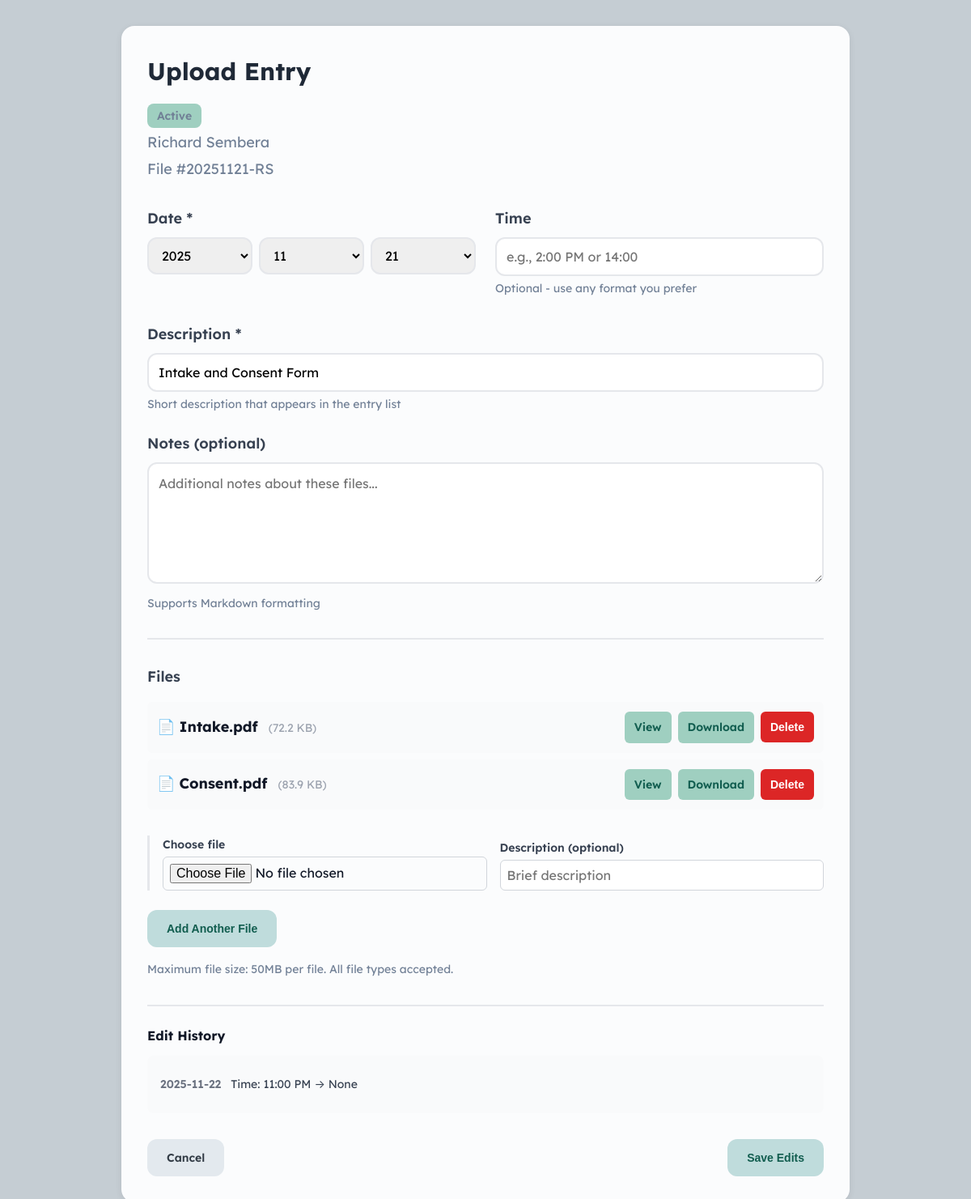
Page /client/1/upload/2 on the committed database.
### tables this page shows
CREATE TABLE client_types (
                id INTEGER PRIMARY KEY AUTOINCREMENT,
                name TEXT UNIQUE NOT NULL,
                color TEXT NOT NULL,
                color_name TEXT,
                bubble_color TEXT,
                retention_period INTEGER,
                is_system INTEGER DEFAULT 0,
                is_system_locked INTEGER DEFAULT 0,
                created_at INTEGER NOT NULL,
                modified_at INTEGER NOT NULL
            );

CREATE TABLE clients (
                id INTEGER PRIMARY KEY AUTOINCREMENT,
                file_number TEXT UNIQUE NOT NULL,
                first_name TEXT NOT NULL,
                middle_name TEXT,
                last_name TEXT NOT NULL,
                type_id INTEGER NOT NULL,
                session_offset INTEGER DEFAULT 0,
                created_at INTEGER NOT NULL,
                modified_at INTEGER NOT NULL,
                is_deleted INTEGER DEFAULT 0,
                FOREIGN KEY (type_id) REFERENCES client_types(id)
            );

CREATE TABLE entries (
                id INTEGER PRIMARY KEY AUTOINCREMENT,
                client_id INTEGER,
                class TEXT NOT NULL,
                created_at INTEGER NOT NULL,
                modified_at INTEGER NOT NULL,
                
                -- Common fields
                description TEXT,
                content TEXT,
                
                -- Profile-specific fields
                email TEXT,
                phone TEXT,
                home_phone TEXT,
                work_phone TEXT,
                text_number TEXT,
                address TEXT,
                date_of_birth TEXT,
                preferred_contact TEXT,
                ok_to_leave_message TEXT,
                emergency_contact_name TEXT,
                emergency_contact_phone TEXT,
                emergency_contact_relationship TEXT,
                referral_source TEXT,
                additional_info TEXT,
                
                -- Profile fee fields (primary individual session fees)
                fee_override_base REAL,
                fee_override_tax_rate REAL,
                fee_override_total REAL,
                default_session_duration INTEGER,
                
                -- Profile guardian/billing fields
                is_minor INTEGER DEFAULT 0,
                guardian1_name TEXT,
                guardian1_email TEXT,
                guardian1_phone TEXT,
                guardian1_address TEXT,
                guardian1_pays_percent INTEGER DEFAULT 100,
                has_guardian2 INTEGER DEFAULT 0,
                guardian2_name TEXT,
                guardian2_email TEXT,
                guardian2_phone TEXT,
                guardian2_address TEXT,
                guardian2_pays_percent INTEGER DEFAULT 0,
                
                -- Session-specific fields
                modality TEXT,
                format TEXT,
                session_number INTEGER,
                service TEXT,
                session_date INTEGER,
                session_time TEXT,
                duration INTEGER,
                base_fee REAL,
                tax_rate REAL,
                fee REAL,
                is_consultation INTEGER DEFAULT 0,
                is_pro_bono INTEGER DEFAULT 0,
                mood TEXT,
                affect TEXT,
                risk_assessment TEXT,
                
                -- Communication-specific fields
                comm_recipient TEXT,
                comm_type TEXT,
                comm_date INTEGER,
                comm_time TEXT,
                
                -- Absence-specific fields
                absence_date INTEGER,
                absence_time TEXT,
                
                -- Item-specific fields
                item_date INTEGER,
                item_time TEXT,
                base_price REAL,
                
                -- Upload-specific fields
                upload_date INTEGER,
                upload_time TEXT,
                
                 -- Ledger-specific fields (Income/Expense entries)
                ledger_date INTEGER,
                ledger_type TEXT,
                source TEXT,
                payee_id INTEGER,
                category_id INTEGER,
                base_amount REAL,
                tax_amount REAL,
                total_amount REAL,
                statement_id INTEGER,
                
                -- Statement-specific fields
                statement_total REAL,
                payment_status TEXT,
                payment_notes TEXT,
                date_sent INTEGER,
                date_paid INTEGER,
                is_void INTEGER DEFAULT 0,
                
                -- Edit tracking
                edit_history TEXT,
                locked INTEGER DEFAULT 0,
                locked_at INTEGER,
                
                FOREIGN KEY (client_id) REFERENCES clients(id)
            );

CREATE TABLE attachments (
                id INTEGER PRIMARY KEY AUTOINCREMENT,
                entry_id INTEGER NOT NULL,
                filename TEXT NOT NULL,
                description TEXT,
                filepath TEXT NOT NULL,
                filesize INTEGER,
                uploaded_at INTEGER NOT NULL,
                FOREIGN KEY (entry_id) REFERENCES entries(id)
            );

### web/app.py (the view, shortened to what this page needs)
@app.route('/client/<int:client_id>/upload/<int:entry_id>', methods=['GET', 'POST'])
def edit_upload(client_id, entry_id):
    client = db.get_client(client_id)
    if not client:
        return "Client not found", 404
    client_type = db.get_client_type(client['type_id'])
    upload = db.get_entry(entry_id)
    if not upload or upload['class'] != 'upload':
        return "Upload not found", 404
    from datetime import datetime
    upload_year = None
    upload_month = None
    upload_day = None
    if upload.get('upload_date'):
        upload_dt = datetime.fromtimestamp(upload['upload_date'])
        upload_year = upload_dt.year
        upload_month = upload_dt.month
        upload_day = upload_dt.day
    attachments = db.get_attachments(entry_id)
    edit_history = db.get_edit_history(entry_id)
    return render_template('entry_forms/upload.html',
                        client=client,
                        client_type=client_type,
                        entry=upload,
                        upload_year=upload_year,
                        upload_month=upload_month,
                        upload_day=upload_day,
                        attachments=attachments,
                        is_edit=True,
                        is_locked=False,  # Upload entries are never locked
                        edit_history=edit_history)

### web/templates/entry_forms/upload.html (shortened to what this page needs)
{% extends "base.html" %}
{% block extra_css %}
<link rel="stylesheet" href="{{ url_for('static', filename='css/upload.css') }}">
{% endblock %}
{% block content %}
<div class="card" style="max-width: 900px; margin: 0 auto;">
    <div style="display: flex; justify-content: space-between; align-items: start; margin-bottom: 2rem;">
        <div>
            <h2>Upload Entry</h2>
            <div style="color: #718096;">
                <div style="margin-bottom: 0.25rem;">
                    <span class="type-badge" style="background-color: {{ client_type['color'] }}">
                        {{ client_type['name'] }}
                    </span>
                </div>
                <div style="margin-bottom: 0.25rem;">
                    {{ client['first_name'] }} {% if client['middle_name'] %}{{ client['middle_name'] }}{% endif %} {{ client['last_name'] }}
                </div>
                <div>
                    File #{{ client['file_number'] }}
                </div>
            </div>
        </div>
    </div>
    <form method="POST" id="upload-form" enctype="multipart/form-data">
        <div style="display: grid; grid-template-columns: 1fr 1fr; gap: 1.5rem; margin-bottom: 0.5rem;">
            <div class="form-group">
                <label for="upload_date">Date *</label>
                <div class="date-input-group">
                    <select id="year" name="year" required>
                        {% for year in range(2025, 2019, -1) %}
                        <option value="{{ year }}"
                                {% if is_edit and upload_year == year %}selected
                                {% elif not is_edit and today_year == year %}selected{% endif %}>
                            {{ year }}
                        </option>
                        {% endfor %}
                    </select>
                    <select id="month" name="month" required>
                        {% for month in range(1, 13) %}
                        <option value="{{ month }}"
                                {% if is_edit and upload_month == month %}selected
                                {% elif not is_edit and today_month == month %}selected{% endif %}>
                            {{ '%02d'|format(month) }}
                        </option>
                        {% endfor %}
                    </select>
                    <select id="day" name="day" required>
                        {% for day in range(1, 32) %}
                        <option value="{{ day }}"
                                {% if is_edit and upload_day == day %}selected
                                {% elif not is_edit and today_day == day %}selected{% endif %}>
                            {{ '%02d'|format(day) }}
                        </option>
                        {% endfor %}
                    </select>
                </div>
            </div>
            <div class="form-group">
                <label for="upload_time">Time</label>
                <input type="text"
                       id="upload_time"
                       name="upload_time"
                       value="{% if entry %}{{ entry.upload_time or '' }}{% endif %}"
                       placeholder="e.g., 2:00 PM or 14:00">
                <p class="helper-text">Optional - use any format you prefer</p>
            </div>
        </div>
        <div class="form-group">
            <label for="description">Description *</label>
            <input type="text"
                   id="description"
                   name="description"
                   value="{{ entry.description if entry else '' }}"
                   placeholder="Brief summary (e.g., 'Consent and intake forms')"
                   required>
            <div class="helper-text">Short description that appears in the entry list</div>
        </div>
        <div class="form-group">
            <label for="content">Notes (optional)</label>
            <textarea id="content"
                      name="content"
                      placeholder="Additional notes about these files...">{{ entry.content if entry else '' }}</textarea>
            <div class="helper-text">
                Supports Markdown formatting
            </div>
        </div>
        <div class="form-group" style="margin-top: 2rem; padding-top: 2rem; border-top: 2px solid #E5E7EB;">
            <label style="font-size: 1.125rem; margin-bottom: 1rem; display: block;">Files</label>
            {% if is_edit and attachments %}
            <div class="attachment-list" style="margin-bottom: 1.5rem;">
                {% for attachment in attachments %}
                <div class="attachment-item" style="display: flex; align-items: center; padding: 0.75rem; background: #F9FAFB; border-radius: 0.375rem; margin-bottom: 0.5rem;">
                    <span style="flex: 1;">
                        📄 <strong>{{ attachment.filename }}</strong>
                        <span style="color: #9CA3AF; font-size: 0.875rem; margin-left: 0.5rem;">({{ (attachment.filesize / 1024) | round(1) }} KB)</span>
                    </span>
                    <a href="{{ url_for('view_attachment', attachment_id=attachment.id) }}"
                        target="_blank"
                        class="btn-small"
                        style="margin-right: 0.5rem;">View</a>
                    <a href="{{ url_for('download_attachment', attachment_id=attachment.id) }}"
                       class="btn-small" style="margin-right: 0.5rem;">Download</a>
                    <button type="button"
                            class="btn-small btn-danger"
                            onclick="deleteAttachment({{ attachment.id }})">Delete</button>
                </div>
                {% endfor %}
            </div>
            {% endif %}
            <div class="upload-section">
                <div id="file-inputs">
                    <div class="file-input-row" style="margin-bottom: 1rem;">
                        <div style="display: flex; gap: 1rem; align-items: end;">
                            <div style="flex: 2;">
                                <label style="display: block; margin-bottom: 0.25rem; font-size: 0.875rem; color: #374151;">
                                    Choose file
                                </label>
                                <input type="file"
                                       name="files[]"
                                       class="file-input"
                                       style="width: 100%; padding: 0.5rem; border: 1px solid #D1D5DB; border-radius: 0.375rem;">
                            </div>
                            <div style="flex: 2;">
                                <label style="display: block; margin-bottom: 0.25rem; font-size: 0.875rem; color: #374151;">
                                    Description (optional)
                                </label>
                                <input type="text"
                                       name="file_descriptions[]"
                                       placeholder="Brief description"
                                       style="width: 100%; padding: 0.5rem; border: 1px solid #D1D5DB; border-radius: 0.375rem;">
                            </div>
                        </div>
                    </div>
                </div>
                <button type="button"
                        id="add-file-btn"
                        class="btn"
                        style="margin-top: 0.5rem;">Add Another File</button>
                <div class="helper-text" style="margin-top: 1rem;">
                    Maximum file size: 50MB per file. All file types accepted.
                </div>
            </div>
        </div>
        {% if is_edit %}
            {% include 'components/edit_history.html' %}
        {% endif %}
    </form>
    <div style="display: flex; justify-content: space-between; align-items: center; margin-top: 2rem;">
        <a href="{{ url_for('client_file', client_id=client.id) }}" class="btn btn-secondary">Cancel</a>
        {% if is_edit %}
        <button type="submit" form="upload-form" class="btn">Save Edits</button>
        {% else %}
        <button type="submit" form="upload-form" class="btn">Save Upload</button>
        {% endif %}
    </div>
</div>
{% endblock %}

### web/templates/base.html (shortened to what this page needs)
<!DOCTYPE html>
<html lang="en">
<head>
    {% block extra_css %}{% endblock %}
</head>
<body>
    <main>
        {% block content %}{% endblock %}
    </main>
</body>
</html>

### web/templates/components/edit_history.html (shortened to what this page needs)
{% if edit_history %}
<div class="edit-history-section">
    <h4>Edit History</h4>
    <div class="history-list">
        {% for edit in edit_history %}
        <div class="history-item">
            <span class="timestamp">{{ edit.timestamp | timestamp_to_date }}</span>
            <span class="changes">{{ edit.description | safe }}</span>
        </div>
        {% endfor %}
    </div>
</div>
{% endif %}

### rows in the picture
client_types: name "Active"
clients: first_name "Richard", last_name "Sembera", file_number "20251121-RS"
entries: description "Intake and Consent Form"
attachments: filename "Intake.pdf", (attachment.filesize/1024)|round(1) "72.2"
attachments: filename "Consent.pdf", (attachment.filesize/1024)|round(1) "83.9"

### other values in the picture
{{ edit.timestamp | timestamp_to_date }} "2025-11-22"
{{ edit.description | safe }} "Time: 11:00 PM → None"
form field year "2025"
form field month "11"
form field day "21"
